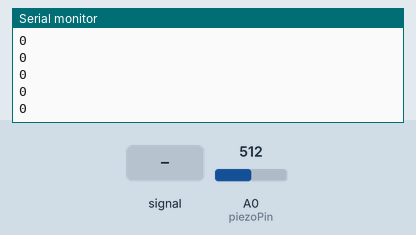
Bench run of a sketch on a simulated Arduino Uno, built with avr-gcc and run on an emulated ATmega328P. Parts: the last lines printed to the serial monitor. Inputs (shaded band) come from the test bench; at power-on: A0 (piezoPin) = 512.

Above: at 1.2 s.
1.3 s: A0 (piezoPin) fed a 200 Hz sine of ±81 counts around its level
At 1.36 s:
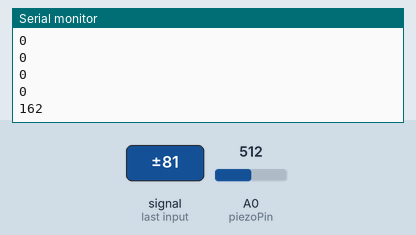
2.8 s: A0 (piezoPin) set to 716
At 2.84 s:
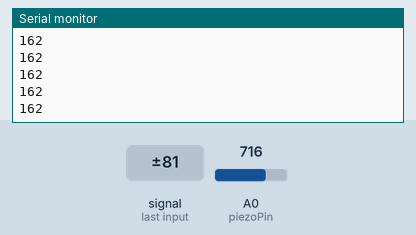
4.3 s: A0 (piezoPin) fed a 1000 Hz sine of ±255 counts around its level
At 4.33 s:
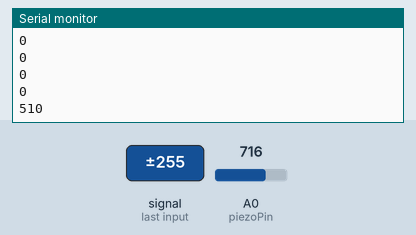
5.8 s: A0 (piezoPin) set to 1023
At 5.81 s:
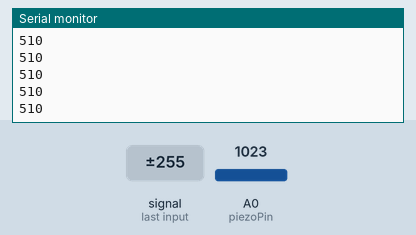
Timing chart, 0 to 8.3 s (numbered marks = the images above; inputs shaded):
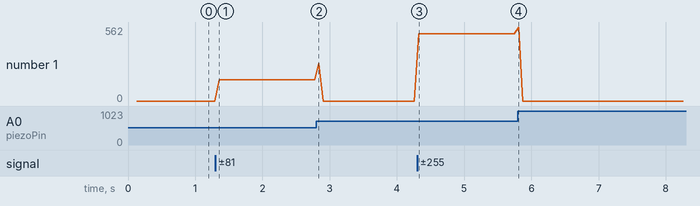

Measured:
- after the input at 1.3 s, the serial monitor: prints a new line after 0.05 s (image 1)
- after the input at 4.3 s, the serial monitor: prints a new line at once (image 3)
- plotted number 1: 0 → 162 after the input at 1.3 s, 0 → 510 after the input at 4.3 s

The sketch:

Piezo_DiffValues.ino
```cpp
#define sampleWindowSize 600
#define vibThd 20

unsigned short int baseline = 1;
unsigned short int piezoVal;

short int readIndex = 0;
short int touchDetect = 0;
unsigned short int maxDiff;
const int piezoPin = A0; // Piezo output

void setup()
{
  Serial.begin(9600);
  findmaxdiff();
//  baseline=maxDiff;
//  Serial.print("baseline ");
//  Serial.println(baseline);
}

void loop()
{
//  if readIndex>4
  maxDiff = findmaxdiff();
//  if (maxDiff>baseline){
//    maxDiff=maxDiff-baseline;
//  } else {
//    maxDiff=0;
//  }
  Serial.println(maxDiff);
  if (maxDiff>vibThd) {
//    touchDetectArray[readIndex]=1;
//    Serial.println("touch detected");
  }
  readIndex++;
}

int findmaxdiff(){
  unsigned short int maxVal=0;
  unsigned short int minVal=1024;

  for(int i = 0; i < sampleWindowSize ; ++i){
    piezoVal = analogRead(piezoPin);
    minVal = min(minVal, piezoVal);
    maxVal = max(maxVal, piezoVal);
  }
  return abs(maxVal-minVal);
}
```
